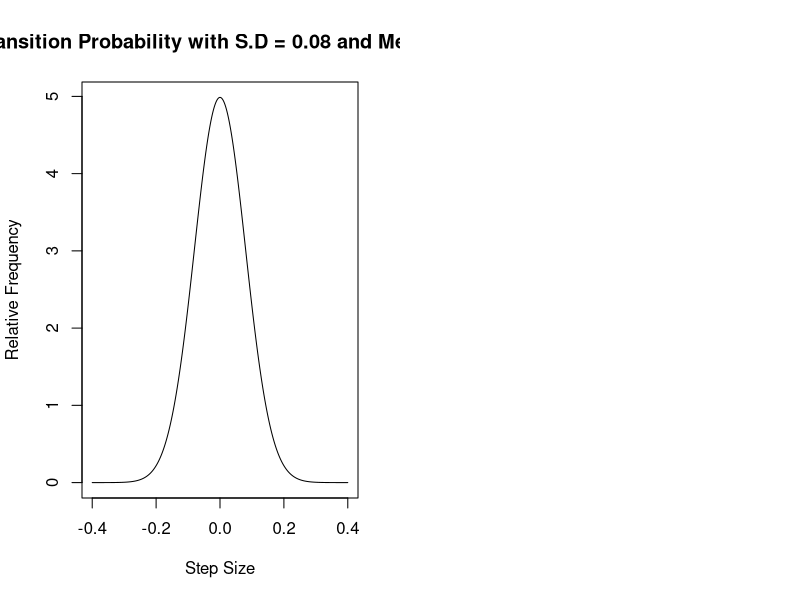
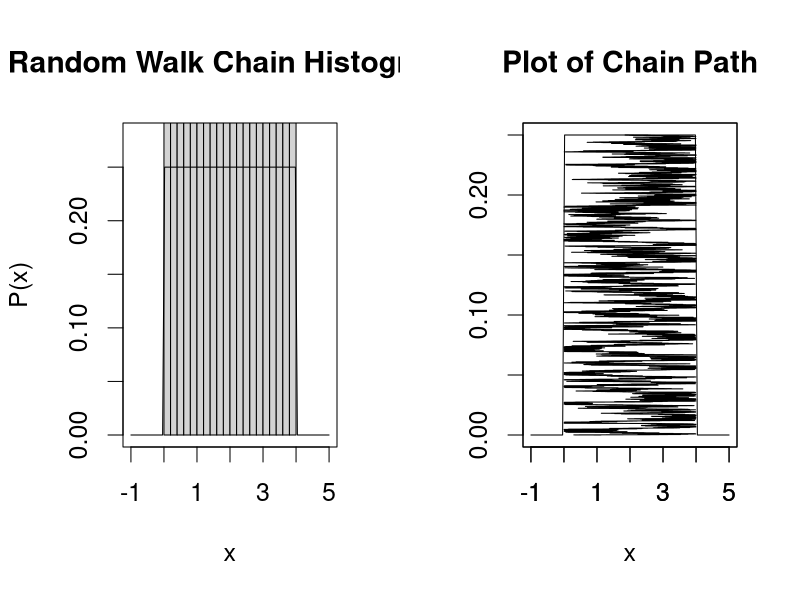
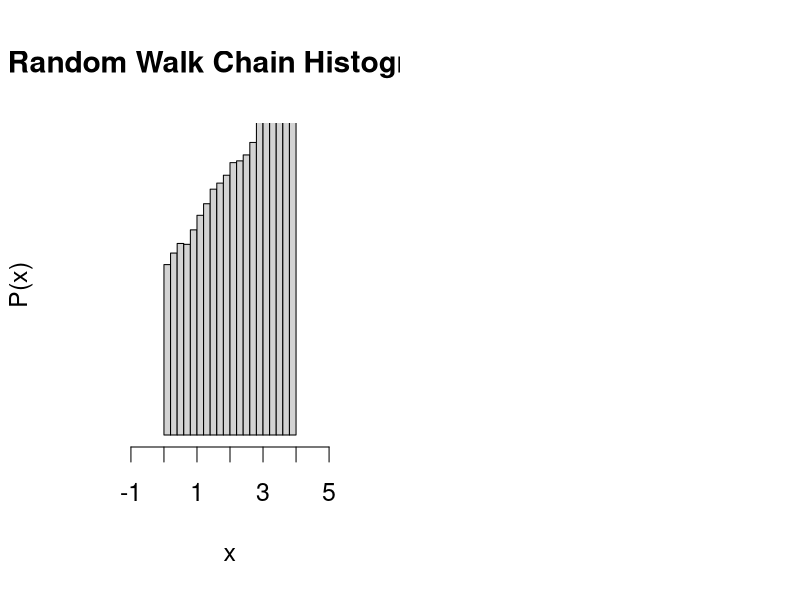

Source code (R) for these figures, in order:
library(tidyverse)
library(pracma)
library(utils)
library(coda)

f <- function(x) { #function to turn into probability density
  ifelse (x >= 0 & x<=4,1,0)
}

bottom <- 0 #lower limit
top <- 2*pi+0.1 #upper limit

integral <- quad(f,bottom,top) #determine normalising constant 

probDensity <- function(x) { #generate probability density function by dividing each value by the normalising constant
  f(x)/integral
}

verifyProbDensity <- quad(probDensity,bottom,top) #should = 1.

par(mfrow = c(1,2))

stepSize <- function(x){ #change name
  x = rnorm(1,x,0.08) #set in quantum system
}

x   <- seq(-0.4,0.4,length=1000)
y   <- dnorm(x,mean=0, sd=0.08)
plot(x,y, type="l", lwd=1,main = "Transition Probability with S.D = 0.08 and Mean = 0",ylab = "Relative Frequency",xlab = "Step Size")

MetropolisHastings <- function(oldPoint,iterations,burnIn){
  acceptedPoints = 0
  chain <- vector("numeric",length = iterations)
  progressBar <- txtProgressBar(min = 0,max = iterations,style = 3)
  for(i in 1:iterations){
    chain[i] = oldPoint
    proposedPoint = stepSize(oldPoint)
    acceptanceRatio = probDensity(proposedPoint)/probDensity(oldPoint)
    if (runif(1,0,1) < acceptanceRatio){
      oldPoint = proposedPoint
      accpetedPoints =+ 1
    }
    else{
      oldPoint = oldPoint
    }
    setTxtProgressBar(progressBar,i)
  }
  if(burnIn > 0 ){
    chain <- tail(chain,-burnIn)
  }
  close(progressBar)
  cat(((length(unique(chain)))*1.0/iterations)*100,"% acceptance rate\n")
  return(chain)
}

par(mfrow = c(1,2),cex=1.5)

chain <- MetropolisHastings(1,100000,0)

hist(chain,ylim = c(0,0.25),xlim = c(-1,5),yaxt = 'n',main = "Random Walk Chain Histogram",xlab = "x",ylab = "P(x)")
par(new = TRUE)
plot(probDensity,-1,5, ann=FALSE,ylab = "",xaxt='n',xlab = "",ylim = c(0,0.28))

plot(x = chain,y = linspace(-1,5,length(chain)),type = 'l',yaxt='n', ann=FALSE,ylab = "",xlim = c(-1,5))
par(new = TRUE)
plot(probDensity,-1,5,main = "Plot of Chain Path",ylab = "")

h = hist(chain,plot = FALSE) # or hist(x,plot=FALSE) to avoid the plot of the histogram
h$density = h$counts/sum(h$counts)*5
plot(h,freq=FALSE,ylim = c(0,0.28),xlim = c(-1,5),yaxt = 'n',main = "Random Walk Chain Histogram",xlab = "x",ylab = "P(x)")
